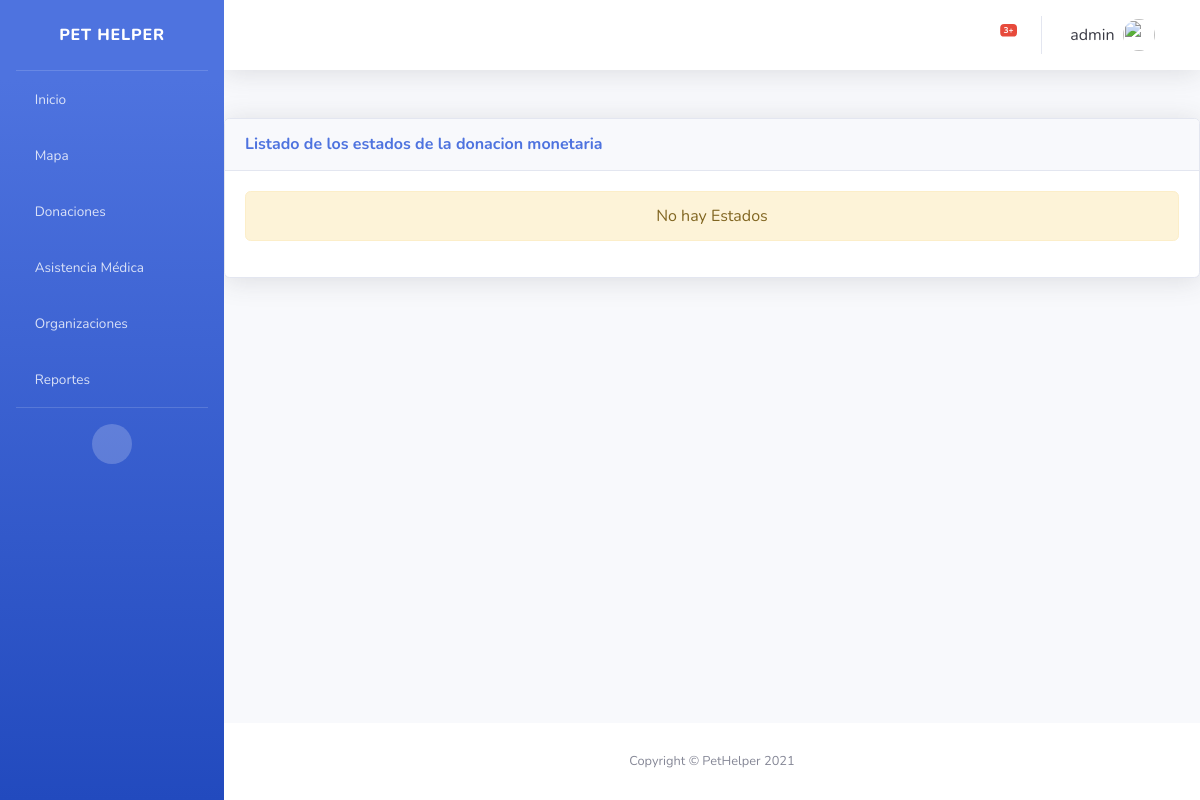
The app's page /EstadosDonacionMonetaria/ (signed in), older data.
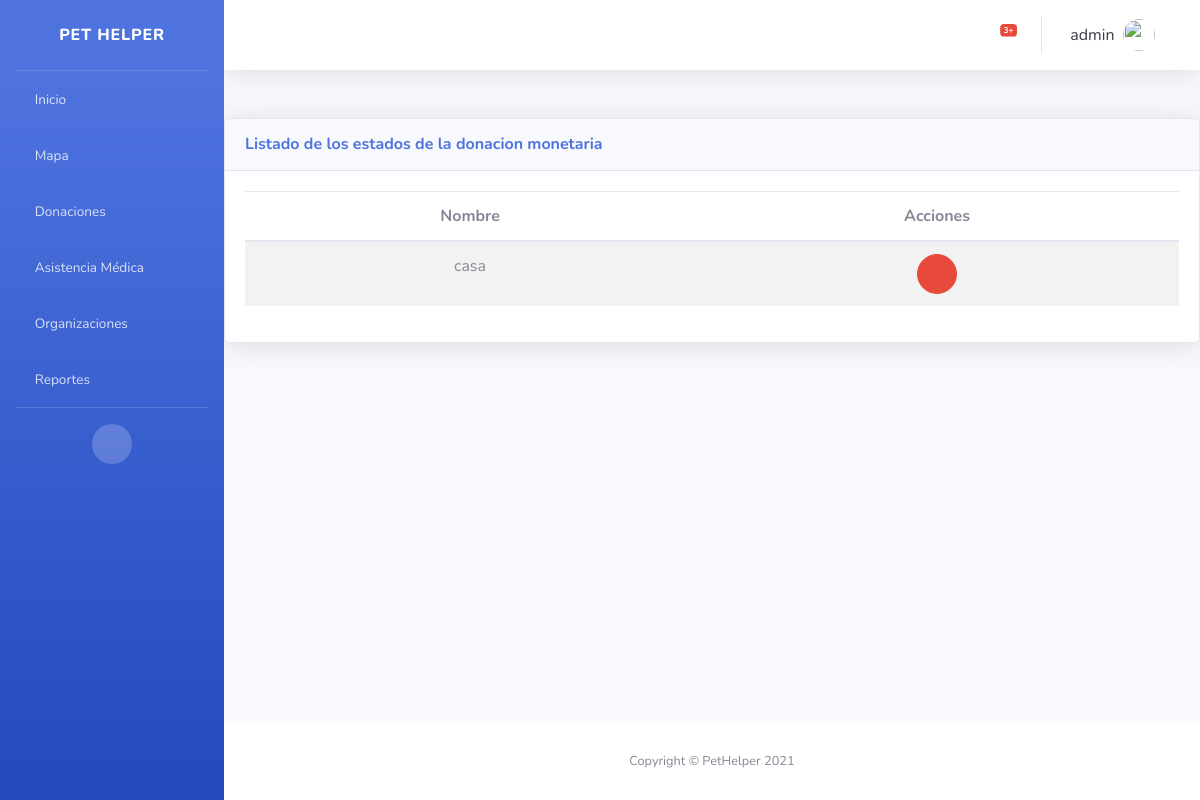
The same page, newer data.
### donacionV2/models.py (models this page shows, shortened)
class Estado_Donacion_Monetaria(ClaseModelo):
    nombre = models.CharField(max_length=100)
    class Meta:
        verbose_name_plural = 'estados_Donaciones_monetarias'

### donacionV2/views.py (the view)
# urls.py: path('EstadosDonacionMonetaria/', login_required(EstadosMonetariosListView.as_view()), name='donacion_estado_monetaria_list'),
class EstadosMonetariosListView(generic.ListView):
    model = Estado_Donacion_Monetaria
    template_name = 'donacionV2/estado_monetario_list.html'
    context_object_name = "obj"
    login_url = 'bases/login.html'

### donacionV2/templates/donacionV2/estado_monetario_list.html (shortened to what this page needs)
{% extends 'base/base.html' %} {% block page_content %}
<div class="card shadow mb-4 my-5 text-center">
    <div class="card-header py-3 d-flex flex-row align-items-center justify-content-between" >
        <h6 class="m-0 font-weight-bold text-primary">Listado de los estados de la donacion monetaria</h6>
        <div class="dropdown no-arrow">
            <a class="dropdown-toggle" href="#" role="button" id="dropdownMenuLink" data-toggle="dropdown" aria-haspopup="true" aria-expanded="false">
                <i class="fas fa-ellipsis-v fa-sm fa-fw text-gray-400"></i>
            </a>
        </div>
    </div>
    <div class="card-body">
        {% if not obj %}
        <div class="alert alert-warning" role="alert">No hay Estados</div>
        {% else %}
        <table class="table table-striped table-hover">
            <thead>
                <th>Nombre</th>
                <th>Acciones</th>
            </thead>
            <tbody>
                {% for item in obj %}
                <tr>
                    <td>{{ item.nombre }}</td>
                    <td>
                        <button onclick="abrir_modal_eliminar('{% url 'donacionV2:donacion_estado_monetaria_del' item.id %}')" class="btn btn-danger btn-circle" role="button" data-toggle="modal" data-target="#eliminar"><i class="far fa-trash-alt"></i></button>
                    </td>
                </tr>
                {% endfor %}
            </tbody>
        </table>
        {% endif %}
    </div>
</div>
{% endblock %}

Row changes from the older to the newer data that the page shows:
added Estado_Donacion_Monetaria: nombre "casa"
Text that changed along with them:
text no longer shown: "No hay Estados"
text now shown: "Nombre Acciones"
